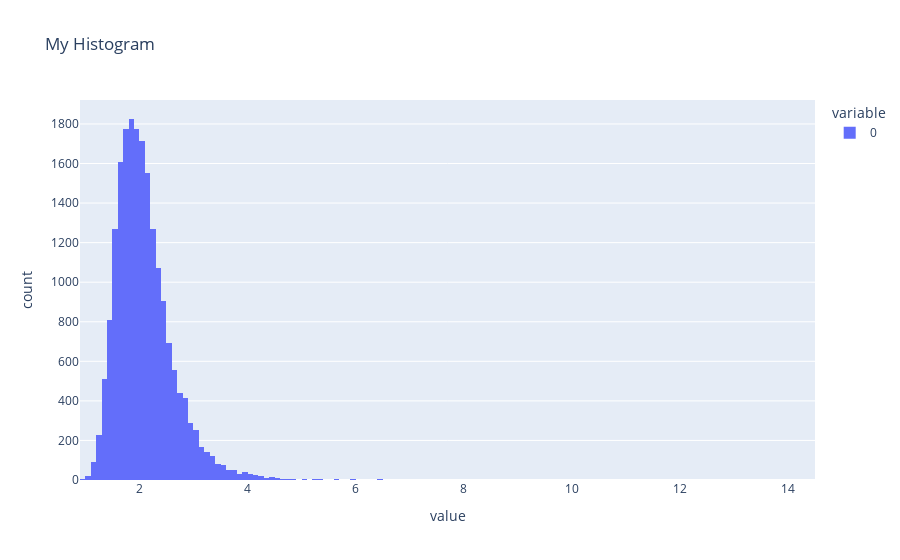

Write notebook code for a chart like this one.
### Code cell
data = sample_uncertain(x, 20_000, rng)
fig = px.histogram(
    data,
    nbins=200,
)

fig.show()

### Figure 1 — Plotly figure (JSON) as saved in the notebook; plotly's stock layout.template omitted (floating-point values rounded to 4 significant figures; data arrays with more than 128 entries replaced by an {"elided": "..."} marker saying what was removed)
{"data": [{"bingroup": "x", "hovertemplate": "variable=0<br>value=%{x}<br>count=%{y}<extra></extra>", "legendgroup": "0", "marker": {"color": "#636efa", "pattern": {"shape": ""}}, "name": "0", "nbinsx": 200, "orientation": "v", "showlegend": true, "type": "histogram", "x": {"elided": "20000 float values"}, "xaxis": "x", "yaxis": "y"}], "layout": {"barmode": "relative", "legend": {"title": {"text": "variable"}, "tracegroupgap": 0}, "title": {"text": "My Histogram"}, "xaxis": {"anchor": "y", "domain": [0, 1], "title": {"text": "value"}}, "yaxis": {"anchor": "x", "domain": [0, 1], "title": {"text": "count"}}}}
